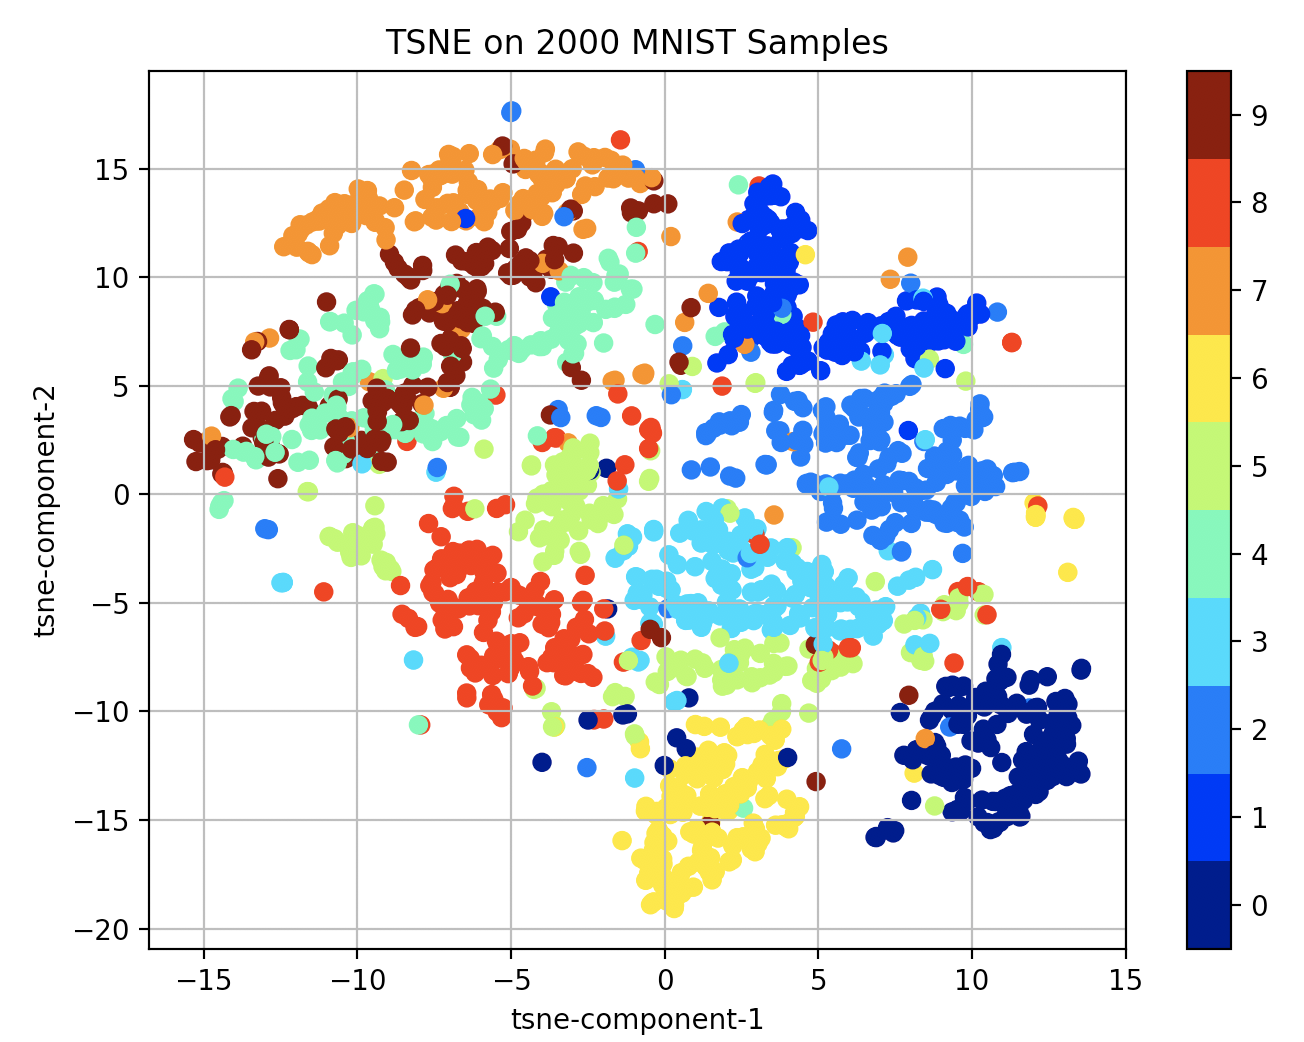

Python code for this plot:
"""
 tsne_mnist.py: TSNE visualization of MNIST dataset (or subset).

 Author: Keith Kenemer
"""
import time
import numpy as np
import matplotlib.pyplot as plt
from keras.datasets import mnist
from sklearn.manifold import TSNE

#=========== utility
# shuffle two arrays using same index permutation
def shuffle_in_unison(a, b):
   assert len(a) == len(b)
   shuffled_a = np.empty(a.shape, dtype=a.dtype)
   shuffled_b = np.empty(b.shape, dtype=b.dtype)
   permutation = np.random.permutation(len(a))
   for old_index, new_index in enumerate(permutation):
       shuffled_a[new_index] = a[old_index]
       shuffled_b[new_index] = b[old_index]
   return shuffled_a, shuffled_b

#========= load MNIST dataset
print("loading MNIST dataset")
(X_train, Y_train), (X_test, Y_test) = mnist.load_data()
N = X_train.shape[0]  # number of samples
w = X_train.shape[1]  # width of each image
h = X_train.shape[2]  # height of each image
X = np.reshape(X_train, (N,w*h)  )/255.0     # normalize
Y = Y_train           # just use training data for visualization
X,Y = shuffle_in_unison(X,Y)
print('X:',X.shape)
print('Y:',Y.shape)

#======== compute TSNE embedding
ns = 2000 # number of samples to use (FIXME: make command-line arg)
print('starting TSNE analysis...')
time_start = time.time()
tsne = TSNE(n_components=2, verbose=1, perplexity=40, n_iter=300)
X_tsne= tsne.fit_transform( X[0:ns,:]  )
print('t-SNE analysis complete. time: ' + format(time.time()-time_start,'.2f')+'s'  )
print('X_tsne:', X_tsne.shape)

#=========  plot
# X_tsne: array-like, shape (n_samples, n_components)
viz_x = X_tsne[:,0]
viz_y = X_tsne[:,1]
viz_c = Y[0:ns]
plt.scatter(viz_x, viz_y, c=viz_c.flatten(), cmap=plt.cm.get_cmap("jet", 10))
plt.colorbar(ticks=range(10))
plt.clim(-0.5, 9.5)
plt.title("TSNE on "+str(ns)+" MNIST Samples")
plt.xlabel("tsne-component-1")
plt.ylabel("tsne-component-2")
plt.grid()
plt.show()
